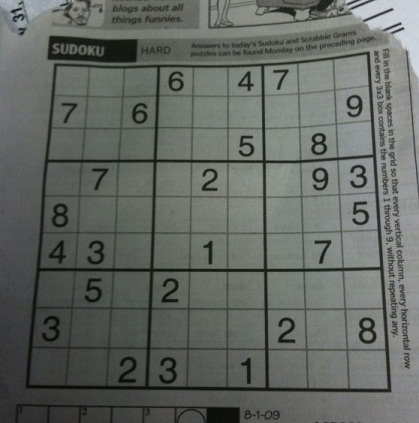
#> input picture Ex4/sudoko.png, 419 x 423 px
$ python ex4q2_im2024.py
#> lines starting #> are read from the running program, lines starting #| are printed output that depends on the picture; after the words box and inside, x2 and y2 are one past the last pixel; in counts of white or black regions, pixels touching at a corner belong together
import cv2 as cv
import matplotlib.pyplot as plt
import numpy as np

# Load image in grayscale
img_path = 'sudoko.png'
img = cv.imread(img_path, cv.IMREAD_GRAYSCALE)
#> img: shape (423, 419); min 5, max 218, mean 101.3

# Check if the image is loaded properly
if img is None:
    raise ValueError("Image not loaded properly. Please check the path and try again.")

# Convert to float32 for Gaussian Blur (keeping original for drawing)
grayImg = np.float32(img)
gaus = cv.GaussianBlur(grayImg, (9, 9), 0)
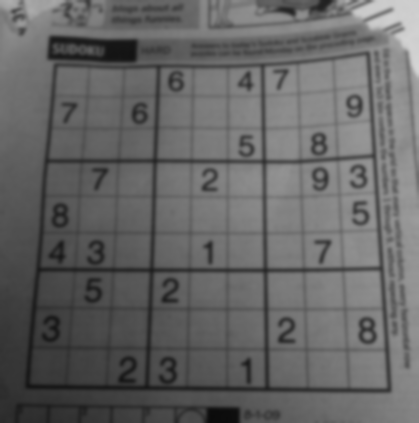
#> gaus: shape (423, 419) float32; min 11.59, max 212.7, mean 101.3

# Convert back to uint8 for Canny edge detector
gaus_uint8 = np.uint8(gaus)
canny = cv.Canny(gaus_uint8, 50, 150)
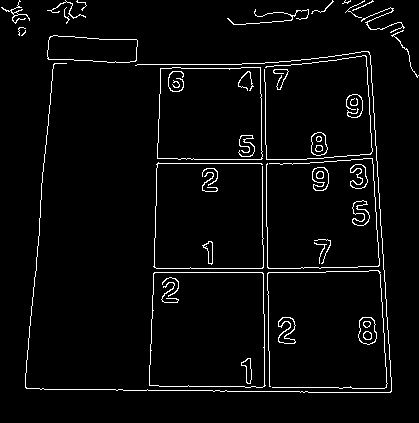
#> canny: shape (423, 419); 3.7% white in thin lines or dots

# Prepare a black canvas to draw lines
blackBox = np.zeros(img.shape, dtype=np.uint8)

# Detect lines
lines = cv.HoughLines(canny, 1, np.pi / 180, threshold=200)
#> lines = [[58, 0.0873]]

for line in lines:
    rho, theta = line[0]
    a = np.cos(theta)
    b = np.sin(theta)
    x0 = a * rho
    y0 = b * rho
    x1 = int(x0 + 1000 * (-b))
    y1 = int(y0 + 1000 * (a))
    x2 = int(x0 - 1000 * (-b))
    y2 = int(y0 - 1000 * (a))
    cv.line(blackBox, (x1, y1), (x2, y2), (255, 0, 0), 2)
#> this loop made 1 pass
#> (rho, theta, a, b, x0, y0, x1, y1) on pass 1: (58, 0.0873, 0.996, 0.0872, 57.78, 5.06, -29, 1001)
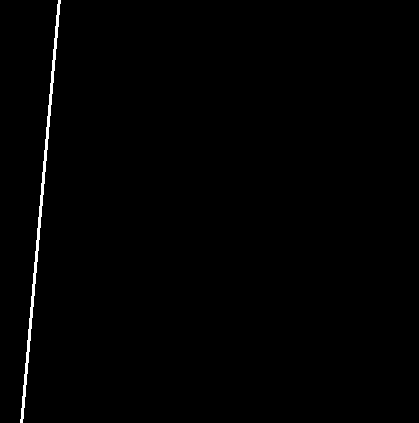
#> blackBox: shape (423, 419); 0.72% white; 1 white region, box (x1, y1, x2, y2) and area: (20, 0, 61, 423) 1273

# Detect corners on the original grayscale image
corners = cv.cornerHarris(np.float32(img), blockSize=2, ksize=3, k=0.04)
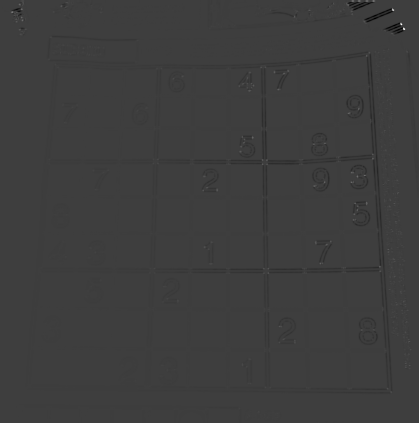
#> corners: shape (423, 419) float32; min -9563239, max 29749622, mean -63673.4; drawn with min black and max white

# Result is dilated for marking the corners

# Result is dilated for marking the corners
dilated_corners = cv.dilate(corners, None)
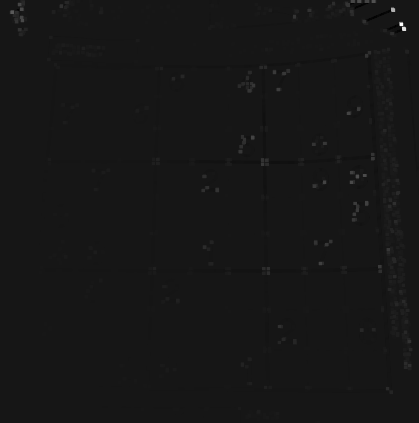
#> dilated_corners: shape (423, 419) float32; min -2834283.2, max 29749622, mean 54618.3; drawn with min black and max white
finalRes = np.stack([grayImg, grayImg,grayImg], axis=-1)
finalRes[corners > 0.1 * corners.max()] = [255, 0, 0]
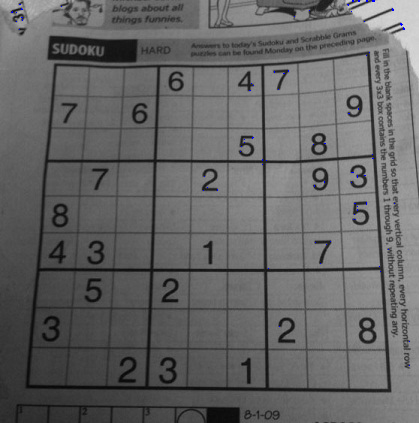
#> finalRes: shape (423, 419, 3) float32; mean of channels 0, 1, 2 101.4, 101.2, 101.2; drawn as B, G, R

# Display
plt.imshow(finalRes, cmap='gray')

# Display
plt.show()
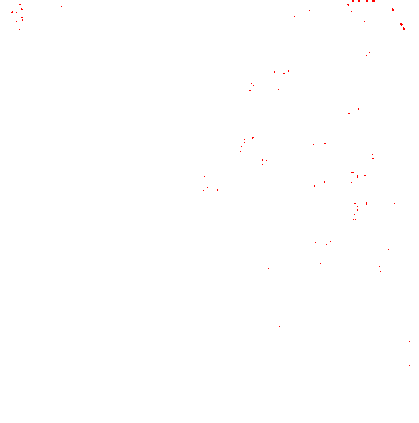
#> shown: shape (423, 419, 3) float32; mean R, G, B 1, 0.999, 0.999

$ run again, with Ex4/img.png copied over Ex4/sudoko.png
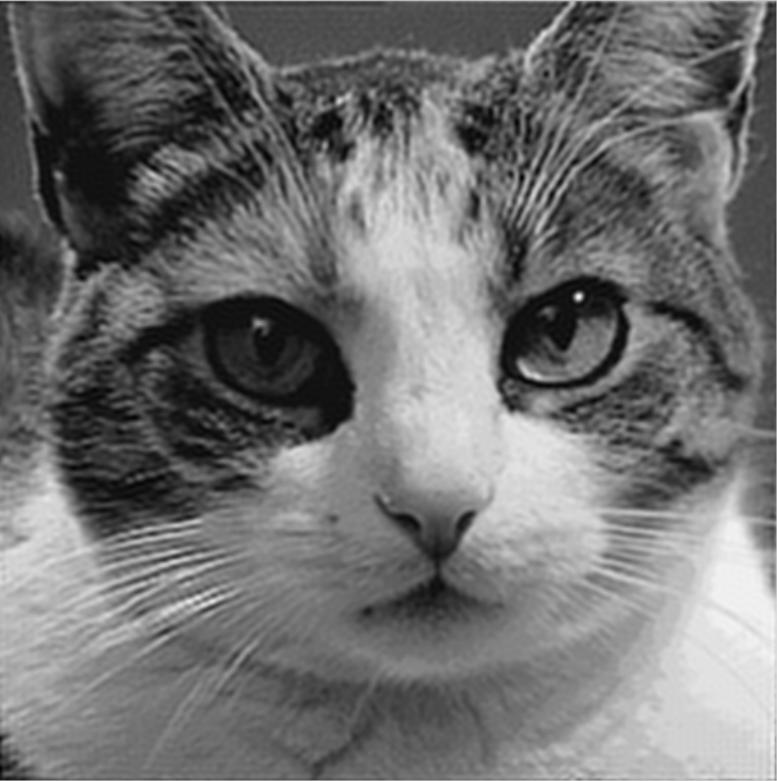
#> input picture Ex4/img.png, 777 x 781 px
#> `canny = cv.Canny(gaus_uint8, 50, 150)`:
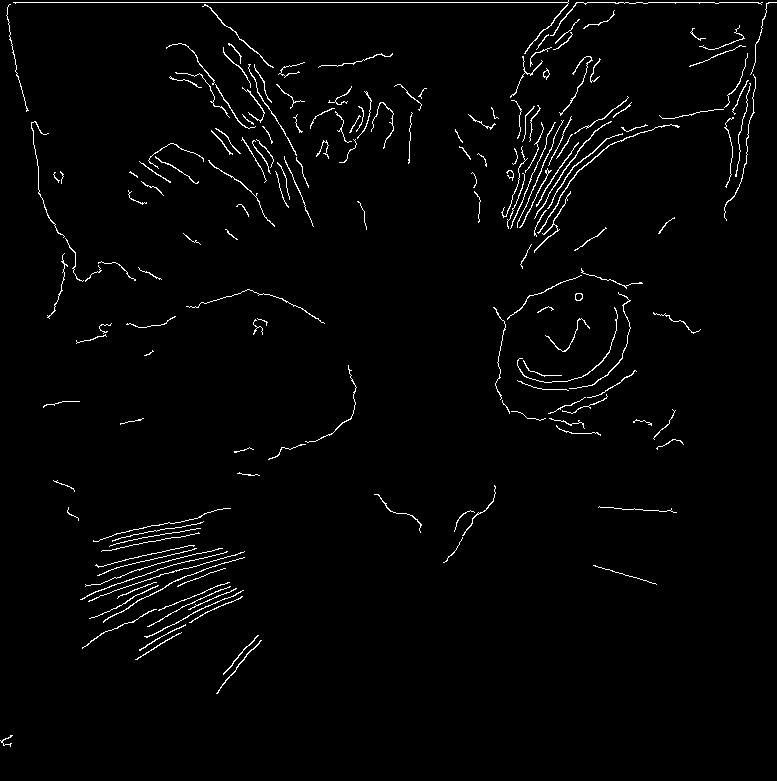
#> canny: shape (781, 777); 2% white in thin lines or dots
#> lines = [[2, 1.57]]
#> the loop `for line in lines:` made 1 pass
#> (rho, theta, a, b, x0, y0, x1, y1) on pass 1: (2, 1.57, -4.37e-08, 1, -8.74e-08, 2, -1000, 1)
#> `corners = cv.cornerHarris(np.float32(img), blockSize=2, ksize=3, k=0.04)`:
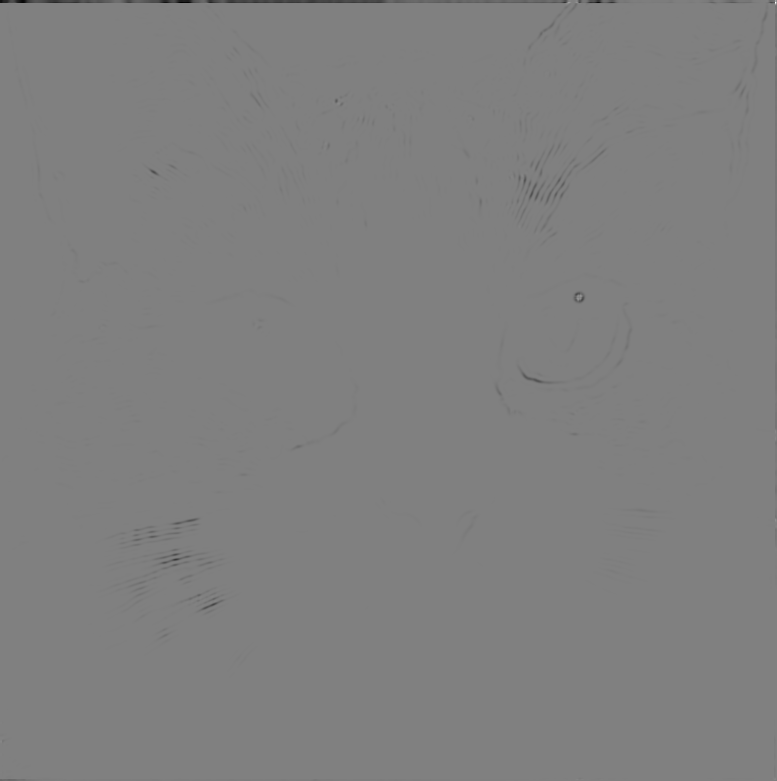
#> corners: shape (781, 777) float32; min -4258409, max 4205038, mean -11721.2; drawn with min black and max white
